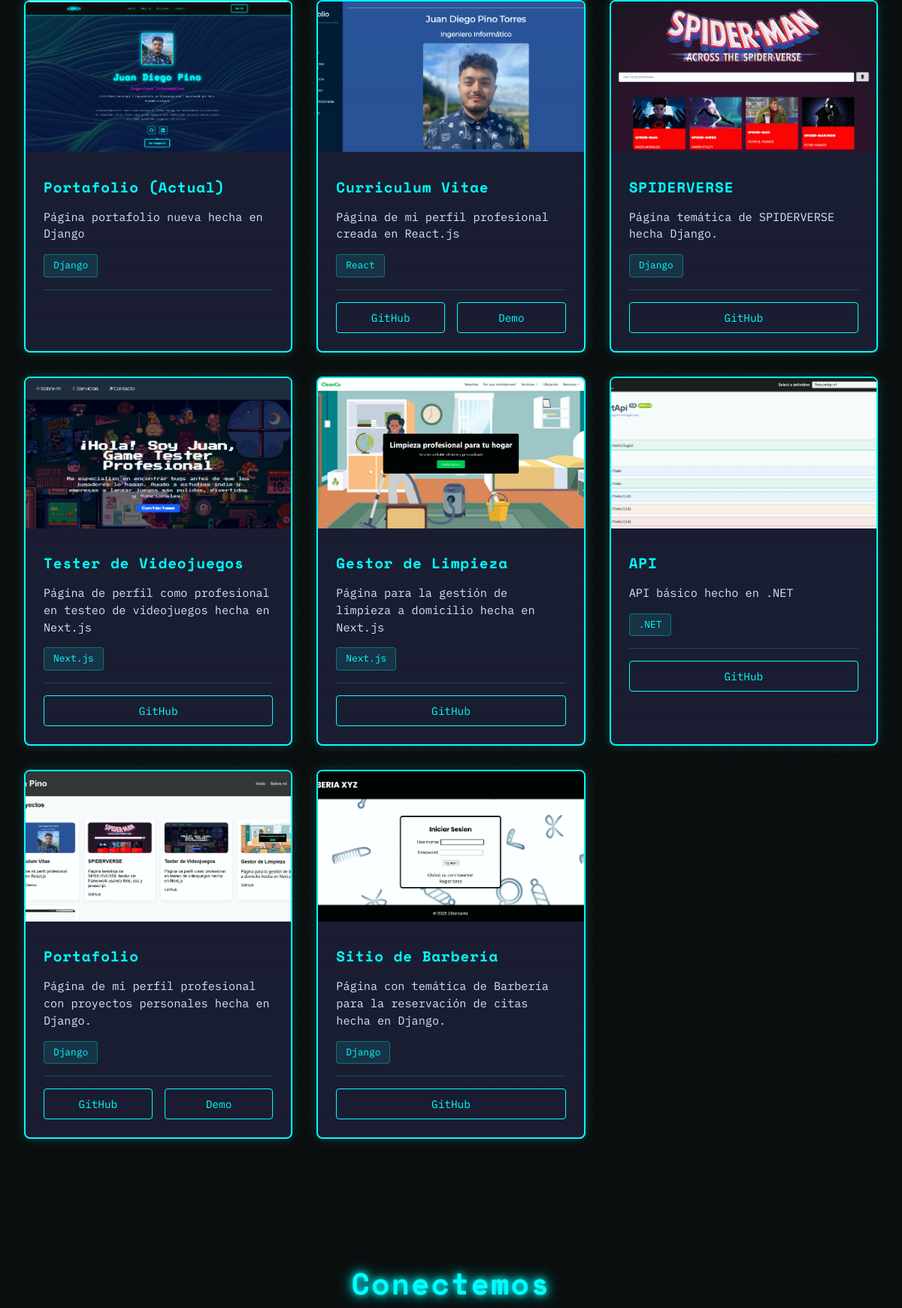
The app's page / (middle part), older data.
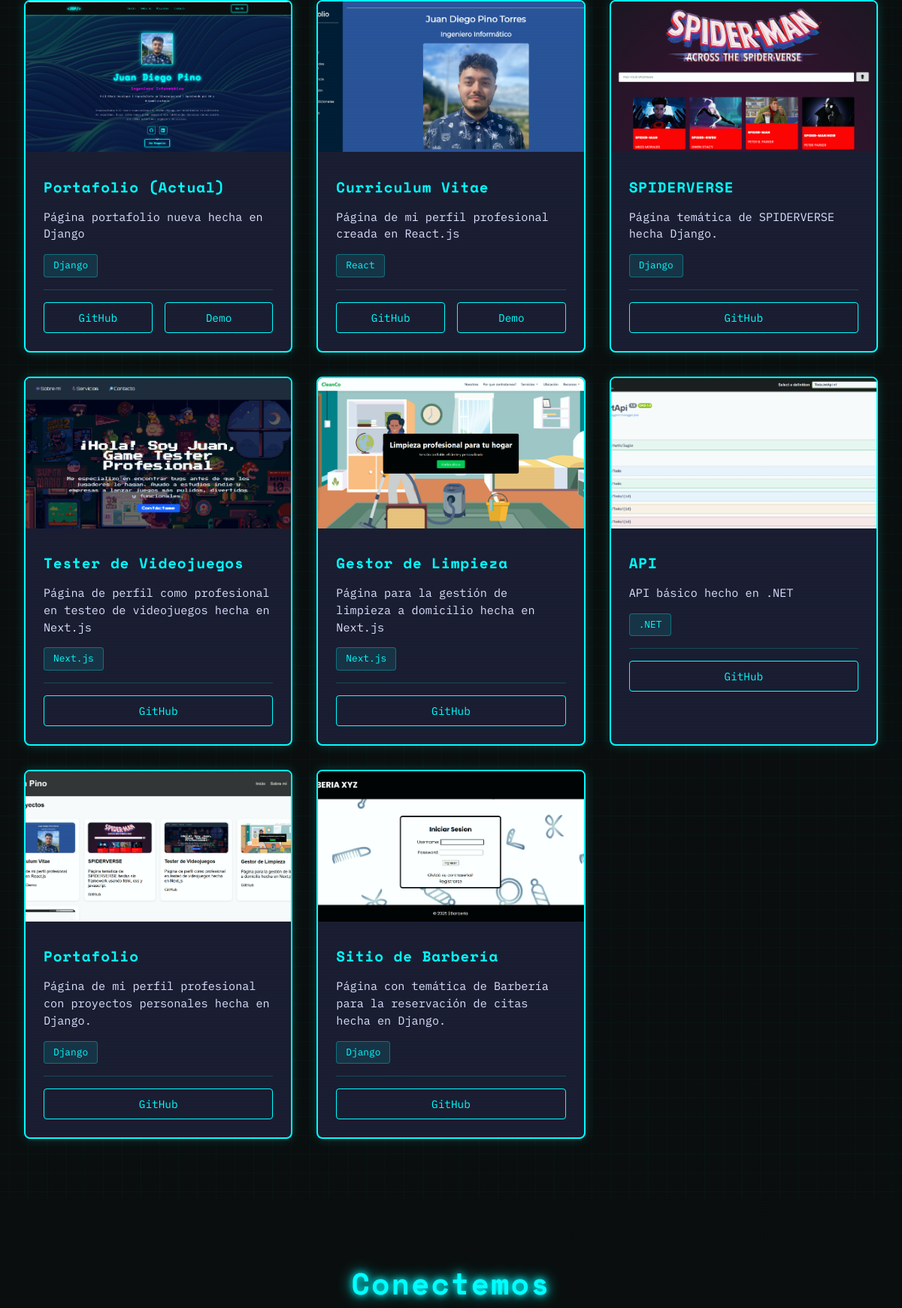
The same page, newer data.
### core/models.py (models this page shows, shortened)
class Project(models.Model):
    title = models.CharField(max_length=200)
    description = models.TextField()
    image = models.ImageField(upload_to='projects/', null=True, blank=True)
    technologies = models.CharField(max_length=500, help_text="Tecnologías separadas por comas")
    github_url = models.URLField(blank=True, null=True)
    demo_url = models.URLField(blank=True, null=True)
    order = models.IntegerField(default=0)
    created_at = models.DateTimeField(auto_now_add=True)
    updated_at = models.DateTimeField(auto_now=True)
    class Meta:
        ordering = ['order']
        verbose_name = 'Proyecto'
        verbose_name_plural = 'Proyectos'
    def get_technologies_list(self):
        return [tech.strip() for tech in self.technologies.split(',')]

### core/views.py (the view)
# urls.py: path('', HomeView.as_view(), name='home'),
class HomeView(TemplateView):
    template_name = 'index.html'
    def get_context_data(self, **kwargs):
        context = super().get_context_data(**kwargs)
        context['projects'] = Project.objects.all()
        return context

### core/templates/index.html (shortened to what this page needs)
{% load static %}
<!DOCTYPE html>
<html lang="es">
<head>
    <link rel="stylesheet" href="{% static 'css/style.css' %}">
</head>
<body class="grid-bg scan-lines">
    <section id="projects">
        <div class="container">
            <div class="projects-grid">
                {% for project in projects %}
                <div class="project-card">
                    {% if project.image %}
                    <img src="{{ project.image.url }}" alt="{{ project.title }}" class="project-image">
                    {% else %}
                    <div class="project-image" style="background: linear-gradient(135deg, #00ffff, #ff00ff); display: flex; align-items: center; justify-content: center; color: #0a0a0a; font-weight: bold;">
                        {{ project.title }}
                    </div>
                    {% endif %}
                    <div class="project-content">
                        <h3 class="project-title">{{ project.title }}</h3>
                        <p class="project-description">{{ project.description }}</p>
                        <div class="project-technologies">
                            {% for tech in project.get_technologies_list %}
                            <span class="project-tech">{{ tech }}</span>
                            {% endfor %}
                        </div>
                        <div class="project-links">
                            {% if project.github_url %}
                            <a href="{{ project.github_url }}" target="_blank" rel="noopener noreferrer" class="project-link">
                                GitHub
                            </a>
                            {% endif %}
                            {% if project.demo_url %}
                            <a href="{{ project.demo_url }}" target="_blank" rel="noopener noreferrer" class="project-link">
                                Demo
                            </a>
                            {% endif %}
                        </div>
                    </div>
                </div>
                {% empty %}
                <p style="grid-column: 1 / -1; text-align: center; color: #a0a0c0;">
                    Los proyectos se cargarán desde la base de datos...
                </p>
                {% endfor %}
            </div>
        </div>
    </section>
    <section id="contact">
        <div class="container">
            <div class="section-title">
                <h2 class="neon-cyan">Conectemos</h2>
            </div>
        </div>
    </section>
</body>
</html>

Row changes from the older to the newer data that the page shows:
changed Project "Portafolio (Actual)": now shows "GitHub"; now shows "Demo"
changed Project "Portafolio": no longer shows "Demo"
